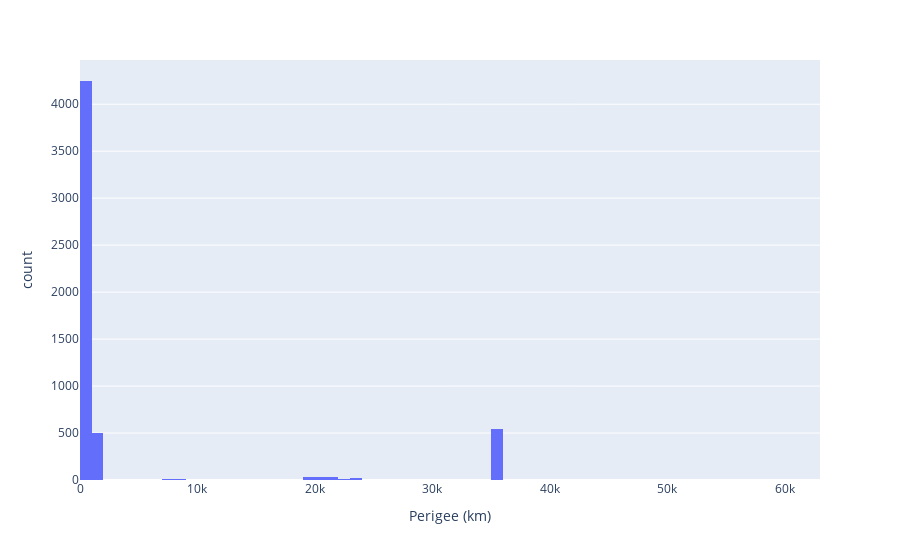

The notebook cell saved with this chart:
### Code cell
# Plot a histogram of the perigee of all satellites using a logarithmic scale with plotly
fig = px.histogram(objects_in_orbit, x='Perigee (km)', nbins=100)
fig.show()

### Figure 1 — Plotly figure (JSON) as saved in the notebook; plotly's stock layout.template omitted (floating-point values rounded to 4 significant figures; data arrays with more than 128 entries replaced by an {"elided": "..."} marker saying what was removed)
{"data": [{"alignmentgroup": "True", "bingroup": "x", "hovertemplate": "Perigee (km)=%{x}<br>count=%{y}<extra></extra>", "legendgroup": "", "marker": {"color": "#636efa", "pattern": {"shape": ""}}, "name": "", "nbinsx": 100, "offsetgroup": "", "orientation": "v", "showlegend": false, "type": "histogram", "x": {"elided": "5467 float values"}, "xaxis": "x", "yaxis": "y"}], "layout": {"barmode": "relative", "legend": {"tracegroupgap": 0}, "margin": {"t": 60}, "xaxis": {"anchor": "y", "domain": [0, 1], "title": {"text": "Perigee (km)"}}, "yaxis": {"anchor": "x", "domain": [0, 1], "title": {"text": "count"}}}}
